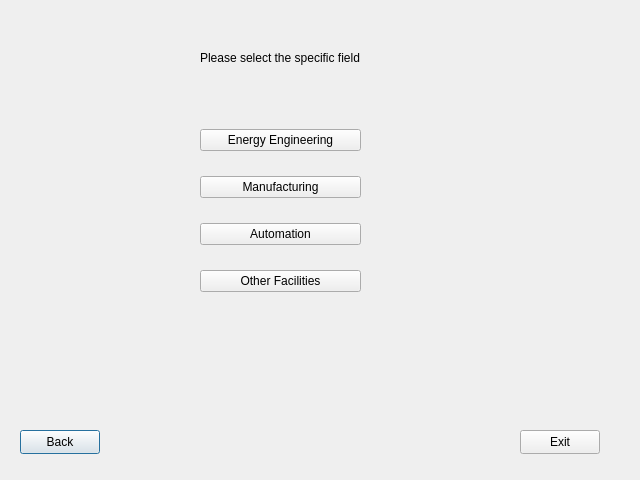
<?xml version="1.0" encoding="UTF-8"?>
<ui version="4.0">
 <class>specificfield</class>
 <widget class="QDialog" name="specificfield">
  <property name="geometry">
   <rect>
    <x>0</x>
    <y>0</y>
    <width>640</width>
    <height>480</height>
   </rect>
  </property>
  <property name="windowTitle">
   <string>Select the Field</string>
  </property>
  <widget class="QLabel" name="label">
   <property name="geometry">
    <rect>
     <x>200</x>
     <y>50</y>
     <width>201</width>
     <height>16</height>
    </rect>
   </property>
   <property name="text">
    <string>Please select the specific field</string>
   </property>
  </widget>
  <widget class="QPushButton" name="pushButton_back">
   <property name="geometry">
    <rect>
     <x>20</x>
     <y>430</y>
     <width>80</width>
     <height>24</height>
    </rect>
   </property>
   <property name="text">
    <string>Back</string>
   </property>
  </widget>
  <widget class="QPushButton" name="pushButton_6">
   <property name="geometry">
    <rect>
     <x>520</x>
     <y>430</y>
     <width>80</width>
     <height>24</height>
    </rect>
   </property>
   <property name="text">
    <string>Exit</string>
   </property>
  </widget>
  <widget class="QWidget" name="layoutWidget">
   <property name="geometry">
    <rect>
     <x>200</x>
     <y>110</y>
     <width>161</width>
     <height>201</height>
    </rect>
   </property>
   <layout class="QVBoxLayout" name="verticalLayout">
    <item>
     <widget class="QPushButton" name="energy">
      <property name="text">
       <string>Energy Engineering</string>
      </property>
     </widget>
    </item>
    <item>
     <widget class="QPushButton" name="manuf">
      <property name="text">
       <string>Manufacturing</string>
      </property>
     </widget>
    </item>
    <item>
     <widget class="QPushButton" name="autom">
      <property name="text">
       <string>Automation</string>
      </property>
     </widget>
    </item>
    <item>
     <widget class="QPushButton" name="other">
      <property name="text">
       <string>Other Facilities</string>
      </property>
     </widget>
    </item>
   </layout>
  </widget>
  <widget class="QLabel" name="label_carrier">
   <property name="geometry">
    <rect>
     <x>190</x>
     <y>350</y>
     <width>201</width>
     <height>20</height>
    </rect>
   </property>
   <property name="text">
    <string/>
   </property>
  </widget>
 </widget>
 <resources/>
 <connections/>
</ui>
